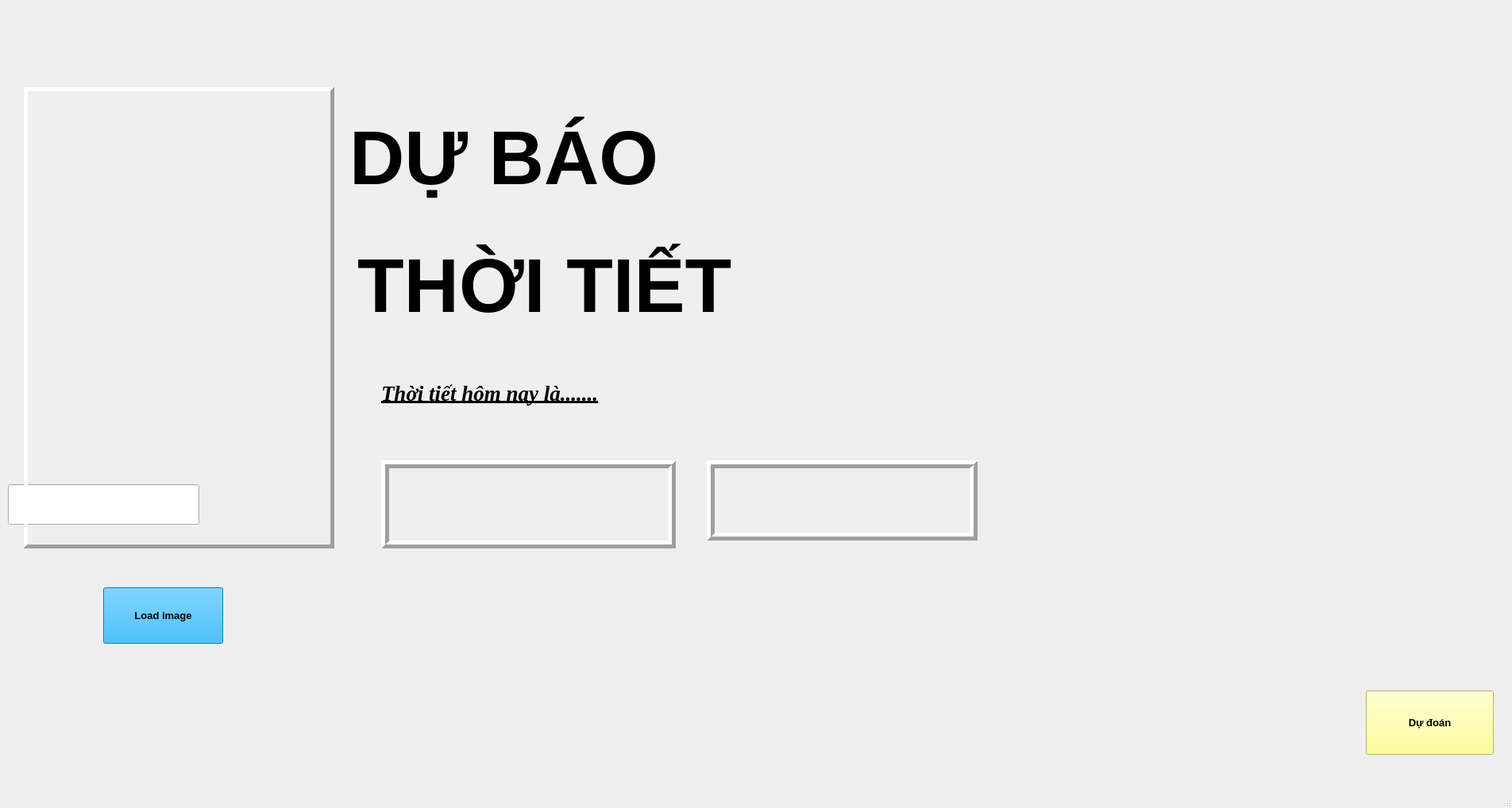
<?xml version="1.0" encoding="UTF-8"?>
<ui version="4.0">
 <class>MainWindow</class>
 <widget class="QMainWindow" name="MainWindow">
  <property name="geometry">
   <rect>
    <x>0</x>
    <y>0</y>
    <width>1904</width>
    <height>1018</height>
   </rect>
  </property>
  <property name="windowTitle">
   <string>MainWindow</string>
  </property>
  <widget class="QWidget" name="centralwidget">
   <widget class="QLabel" name="lblimage">
    <property name="geometry">
     <rect>
      <x>10</x>
      <y>30</y>
      <width>1920</width>
      <height>960</height>
     </rect>
    </property>
    <property name="autoFillBackground">
     <bool>false</bool>
    </property>
    <property name="text">
     <string/>
    </property>
    <property name="pixmap">
     <pixmap/>
    </property>
    <property name="scaledContents">
     <bool>true</bool>
    </property>
   </widget>
   <widget class="QLabel" name="imageload">
    <property name="geometry">
     <rect>
      <x>30</x>
      <y>110</y>
      <width>391</width>
      <height>581</height>
     </rect>
    </property>
    <property name="frameShape">
     <enum>QFrame::Panel</enum>
    </property>
    <property name="frameShadow">
     <enum>QFrame::Raised</enum>
    </property>
    <property name="lineWidth">
     <number>5</number>
    </property>
    <property name="text">
     <string/>
    </property>
    <property name="scaledContents">
     <bool>true</bool>
    </property>
   </widget>
   <widget class="QPushButton" name="btnload">
    <property name="geometry">
     <rect>
      <x>130</x>
      <y>740</y>
      <width>151</width>
      <height>71</height>
     </rect>
    </property>
    <property name="font">
     <font>
      <pointsize>10</pointsize>
      <weight>75</weight>
      <bold>true</bold>
     </font>
    </property>
    <property name="autoFillBackground">
     <bool>false</bool>
    </property>
    <property name="styleSheet">
     <string notr="true">background-color: rgb(0, 170, 255)</string>
    </property>
    <property name="text">
     <string>Load image</string>
    </property>
   </widget>
   <widget class="QLabel" name="lblkq">
    <property name="geometry">
     <rect>
      <x>480</x>
      <y>580</y>
      <width>371</width>
      <height>111</height>
     </rect>
    </property>
    <property name="font">
     <font>
      <family>Times New Roman</family>
      <pointsize>13</pointsize>
      <weight>9</weight>
      <italic>false</italic>
      <bold>false</bold>
     </font>
    </property>
    <property name="styleSheet">
     <string notr="true">font: 75 13pt &quot;Times New Roman&quot;;
color: rgb(0, 0, 0);
</string>
    </property>
    <property name="frameShape">
     <enum>QFrame::Box</enum>
    </property>
    <property name="frameShadow">
     <enum>QFrame::Raised</enum>
    </property>
    <property name="lineWidth">
     <number>5</number>
    </property>
    <property name="text">
     <string/>
    </property>
   </widget>
   <widget class="QLabel" name="lblPhanTram">
    <property name="geometry">
     <rect>
      <x>890</x>
      <y>580</y>
      <width>341</width>
      <height>101</height>
     </rect>
    </property>
    <property name="font">
     <font>
      <family>Times New Roman</family>
      <pointsize>13</pointsize>
      <weight>9</weight>
      <italic>false</italic>
      <bold>false</bold>
     </font>
    </property>
    <property name="styleSheet">
     <string notr="true">font: 75 13pt &quot;Times New Roman&quot;;
color: rgb(0, 0, 0);</string>
    </property>
    <property name="frameShape">
     <enum>QFrame::Box</enum>
    </property>
    <property name="frameShadow">
     <enum>QFrame::Raised</enum>
    </property>
    <property name="lineWidth">
     <number>5</number>
    </property>
    <property name="text">
     <string/>
    </property>
   </widget>
   <widget class="QPushButton" name="btnPhanTich">
    <property name="geometry">
     <rect>
      <x>1720</x>
      <y>870</y>
      <width>161</width>
      <height>81</height>
     </rect>
    </property>
    <property name="font">
     <font>
      <pointsize>10</pointsize>
      <weight>75</weight>
      <bold>true</bold>
     </font>
    </property>
    <property name="autoFillBackground">
     <bool>false</bool>
    </property>
    <property name="styleSheet">
     <string notr="true">background-color: rgb(255, 255, 127)</string>
    </property>
    <property name="text">
     <string>Dự đoán</string>
    </property>
   </widget>
   <widget class="QLineEdit" name="lineEdit">
    <property name="geometry">
     <rect>
      <x>10</x>
      <y>610</y>
      <width>241</width>
      <height>51</height>
     </rect>
    </property>
   </widget>
   <widget class="QLabel" name="label_2">
    <property name="geometry">
     <rect>
      <x>480</x>
      <y>450</y>
      <width>471</width>
      <height>91</height>
     </rect>
    </property>
    <property name="font">
     <font>
      <family>Times New Roman</family>
      <pointsize>20</pointsize>
      <weight>75</weight>
      <italic>true</italic>
      <bold>true</bold>
     </font>
    </property>
    <property name="text">
     <string>&lt;html&gt;&lt;head/&gt;&lt;body&gt;&lt;p&gt;&lt;span style=&quot; font-weight:600; font-style:italic; text-decoration: underline;&quot;&gt;Thời tiết hôm nay là.......&lt;/span&gt;&lt;/p&gt;&lt;/body&gt;&lt;/html&gt;</string>
    </property>
   </widget>
   <widget class="QLabel" name="label_6">
    <property name="geometry">
     <rect>
      <x>450</x>
      <y>276</y>
      <width>661</width>
      <height>171</height>
     </rect>
    </property>
    <property name="text">
     <string>&lt;html&gt;&lt;head/&gt;&lt;body&gt;&lt;p&gt;&lt;span style=&quot; font-size:72pt; font-weight:600;&quot;&gt;THỜI TIẾT&lt;/span&gt;&lt;/p&gt;&lt;/body&gt;&lt;/html&gt;</string>
    </property>
   </widget>
   <widget class="QLabel" name="label">
    <property name="geometry">
     <rect>
      <x>440</x>
      <y>120</y>
      <width>671</width>
      <height>161</height>
     </rect>
    </property>
    <property name="text">
     <string>&lt;html&gt;&lt;head/&gt;&lt;body&gt;&lt;p&gt;&lt;span style=&quot; font-size:72pt; font-weight:600;&quot;&gt;DỰ BÁO&lt;/span&gt;&lt;/p&gt;&lt;/body&gt;&lt;/html&gt;</string>
    </property>
   </widget>
   <zorder>lineEdit</zorder>
   <zorder>lblimage</zorder>
   <zorder>imageload</zorder>
   <zorder>btnload</zorder>
   <zorder>lblkq</zorder>
   <zorder>lblPhanTram</zorder>
   <zorder>btnPhanTich</zorder>
   <zorder>label_2</zorder>
   <zorder>label_6</zorder>
   <zorder>label</zorder>
  </widget>
  <widget class="QMenuBar" name="menubar">
   <property name="geometry">
    <rect>
     <x>0</x>
     <y>0</y>
     <width>1904</width>
     <height>26</height>
    </rect>
   </property>
  </widget>
  <widget class="QStatusBar" name="statusbar"/>
 </widget>
 <resources/>
 <connections/>
</ui>
